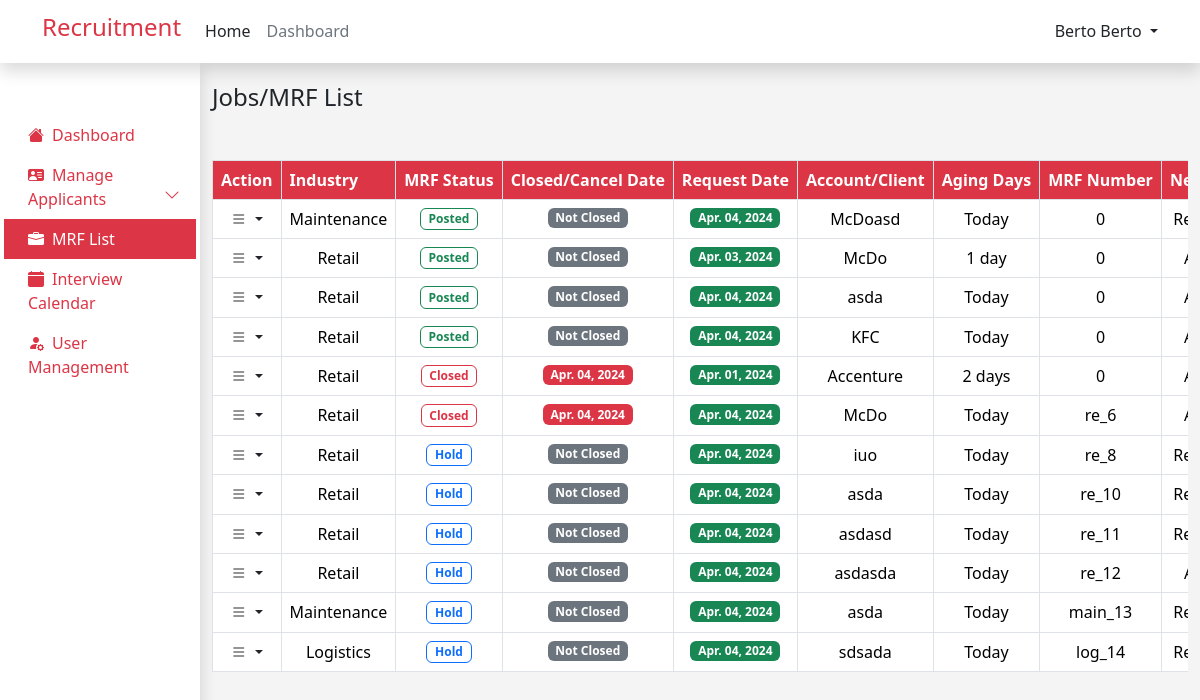
Before: /admin/mrf_list.php (signed in) with the older database file.
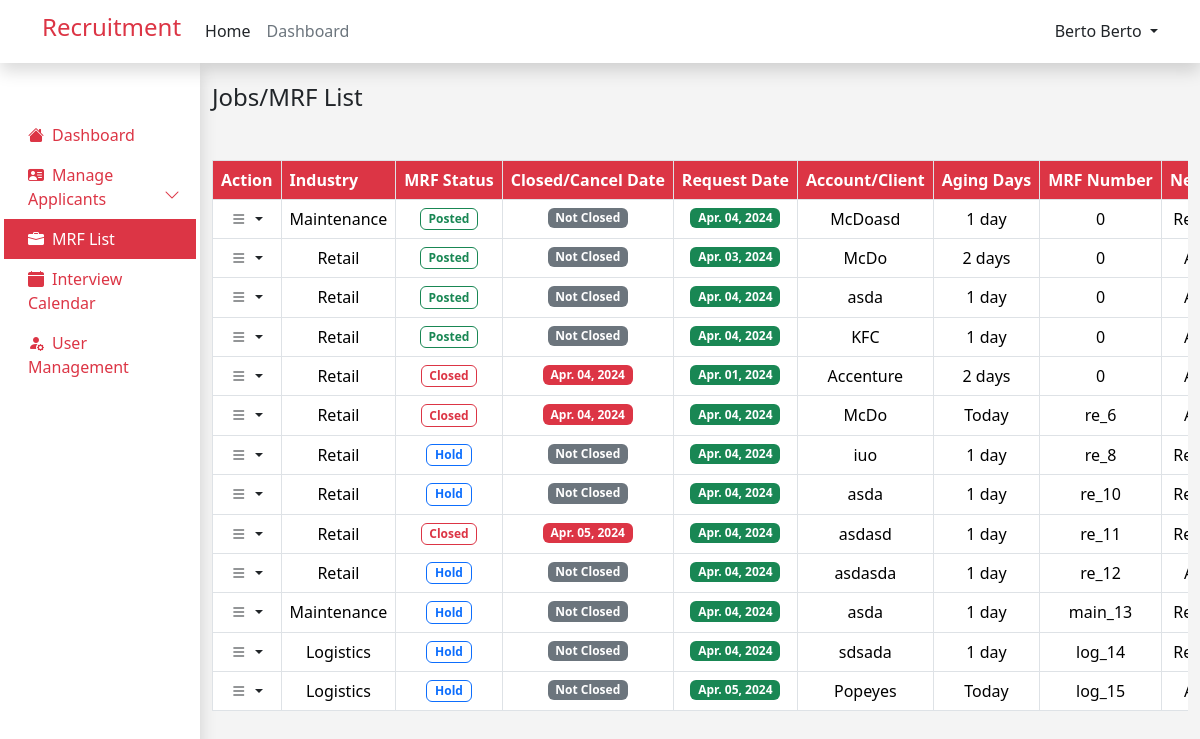
After: the same page with the newer database file.
### tables this page shows
CREATE TABLE `mrfs` (
  `id` int(11) NOT NULL,
  `industry` varchar(255) NOT NULL,
  `mrf_status` varchar(255) NOT NULL,
  `closed_date` date NOT NULL,
  `request_date` date NOT NULL DEFAULT current_timestamp(),
  `client` varchar(255) NOT NULL,
  `location` varchar(255) NOT NULL,
  `aging_days` varchar(255) NOT NULL,
  `mrf_number` varchar(255) NOT NULL,
  `new_request` varchar(255) NOT NULL,
  `head_count` int(11) NOT NULL,
  `job_position` varchar(255) NOT NULL,
  `contract_type` varchar(255) NOT NULL,
  `classification` varchar(255) NOT NULL,
  `placed` int(11) NOT NULL,
  `variance` int(11) NOT NULL,
  `cancel` int(11) NOT NULL,
  `job_description` text NOT NULL,
  `qualification` text NOT NULL,
  `remarks` text NOT NULL
);

### admin/mrf_list.php (the view, shortened to what this page needs)
<?php
include ('../admin/mrf_list_process.php');
$query = "SELECT * FROM mrfs";
$stmt = $conn->prepare($query);
$stmt->execute();
$result = $stmt->get_result();
include ('../components/header.php');
?>
<!DOCTYPE html>
<html lang="en">
<head>
</head>
<body style="background-color: #F4F4F4; ">
    <div class="container-fluid">
        <div class="row h-100">
            <div class="col-md-2 col-lg-3 col-xl-2 bg-white  p-0 m-0 d-lg-block shadow" style="min-height: 91vh;">
                <?php include ("../admin/admin_sidebar.php"); ?>
            </div>
            <div class="col-md-10 col-lg-9 col-xl-10  mt-3">
                <h4 class=" mt-1 mb-5 ">Jobs/MRF List</h4>
                <div class="table-responsive">
                    <table id="jobsTable" class="table table-hover table-bordered bg-white border">
                        <thead class="bg-danger ">
                            <tr>
                                <th class="bg-danger text-white nowrap">Action</th>
                                <th class="bg-danger text-white nowrap">Industry</th>
                                <th class="bg-danger text-white nowrap">MRF Status</th>
                                <th class="bg-danger text-white nowrap">Closed/Cancel Date</th>
                                <th class="bg-danger text-white nowrap">Request Date</th>
                                <th class="bg-danger text-white nowrap">Account/Client</th>
                                <th class="bg-danger text-white nowrap">Aging Days</th>
                                <th class="bg-danger text-white nowrap">MRF Number</th>
                                <th class="bg-danger text-white nowrap">New Request</th>
                            </tr>
                        </thead>
                        <tbody>
                            <?php
                            while ($row = mysqli_fetch_assoc($result)) {
                                ?>
                                <tr>
                                    <td class="text-center">
                                        <a href="#" class="link-danger text-decoration-none dropdown-toggle text-dark"
                                            id="dropdownUser2" data-bs-toggle="dropdown" aria-expanded="false">
                                            <i class="bi bi-list"></i>
                                        </a>
                                    </td>
                                    <td class="nowrap text-center">
                                        <?php echo $row['industry']; ?>
                                    </td>
                                    <td class="nowrap text-center">
                                        <?php
                                        $status = $row['mrf_status'];
                                        switch ($status) {
                                            case 'Post':
                                                ?>
                                                <span class=" badge badge border border-success text-success ">
                                                    Posted
                                                </span>
                                                <?php
                                                break;
                                            case 'Hold':
                                                ?>
                                                <span class=" badge badge border border-primary text-primary ">
                                                    Hold
                                                </span>
                                                <?php
                                                break;
                                                ?>
                                                <?php
                                            case 'Close':
                                                ?>
                                                <span class=" badge badge border border-danger text-danger ">
                                                    Closed
                                                </span>
                                                <?php
                                                break;
                                                ?>
                                                <?php
                                        }
                                        ?>
                                    </td>
                                    <td class="nowrap text-center">
                                        <?php
                                        if ($row['closed_date'] != "0000-00-00") {
                                            $formattedClosedDate = date("M. d, Y", strtotime($row['closed_date']));
                                            ?>
                                            <span class="badge text-bg-danger">
                                                <?php echo $formattedClosedDate; ?>
                                            </span>
                                            <?php
                                        } else {
                                            ?>
                                            <span class="badge text-bg-secondary">
                                                <?php echo "Not Closed"; ?>
                                            </span>
                                            <?php
                                        }
                                        ?>
                                    </td>
                                    <td class="nowrap text-center">
                                        <span class="badge text-bg-success">
                                            <?php
                                            $formattedClosedDate = date("M. d, Y", strtotime($row['request_date']));
                                            echo $formattedClosedDate;
                                            ?>
                                        </span>
                                    </td>
                                    <td class="nowrap text-center">
                                        <?php echo $row['client']; ?>
                                    </td>
                                    <td class="nowrap text-center">
                                        <?php
                                        if ($row['aging_days'] == 0) {
                                            echo "Today";
                                        } else {
                                            $agingDays = $row['aging_days'];
                                            $suffix = $agingDays == 1 ? "day" : "days";
                                            echo "$agingDays $suffix";
                                        }
                                        ?>
                                    </td>
                                    <td class="nowrap text-center">
                                        <?php echo $row['mrf_number']; ?>
                                    </td>
                                    <td class="nowrap text-center">
                                        <?php echo $row['new_request']; ?>
                                    </td>
                                </tr>
                                <?php
                            }
                            ?>
                        </tbody>
                    </table>
                </div>
            </div>
        </div>
    </div>
</body>
</html>

### components/header.php (shortened to what this page needs)
<html lang="en">
<head>
    <link href="https://cdn.jsdelivr.net/npm/bootstrap@5.3.3/dist/css/bootstrap.min.css" rel="stylesheet"
>
    <link rel="stylesheet" href="https://cdn.jsdelivr.net/npm/bootstrap-icons@1.10.5/font/bootstrap-icons.css">
    <link href="https://cdn.jsdelivr.net/npm/summernote@0.8.18/dist/summernote.min.css" rel="stylesheet">
    <link href="https://cdn.jsdelivr.net/npm/summernote@0.8.18/dist/summernote-lite.min.css" rel="stylesheet">
    <link rel="stylesheet" href="https://cdn.datatables.net/2.0.3/css/dataTables.dataTables.min.css">
    <?php
    if (isset($_SESSION['user_role']) && $_SESSION['user_role'] != 'user') {
        if (strpos($_SERVER['REQUEST_URI'], '/admin/') !== false) {
            ?>
            <link rel="stylesheet" href="../components/style.css">
            <?php
        } else {
            ?>
            <link rel="stylesheet" href="components/style.css">
            <?php
        }
    } else {
        ?>
        <link rel="stylesheet" href="components/style.css">
        <?php
    }
    ?>
</head>
<body>
    <?php
    if (isset($_SESSION['user_role']) && $_SESSION['user_role'] != 'user') {
        if (strpos($_SERVER['REQUEST_URI'], '/admin/') !== false) {
            include ('../components/header_content.php');
        } else {
            include ('components/header_content.php');
        }
    } else {
        include ('components/header_content.php');
    }
    ?>
</body>
</html>

### components/header_content.php (shortened to what this page needs)
<nav class="navbar navbar-expand-lg shadow bg-white">
    <div class="container">
        <a href="/recruitment" class="navbar-brand text-danger">
            <h4>Recruitment</h4>
        </a>
        <div class="collapse navbar-collapse justify-content-lg-start" id="navbarNav">
            <ul class="navbar-nav me-lg-auto mb-2 justify-content-center mb-md-0">
                <li class="nav-item">
                    <a href="/recruitment"
                        class="nav-link link-dark <?php echo ($_SERVER['REQUEST_URI'] == '/recruitment' || $_SERVER['REQUEST_URI'] == '/recruitment/' || $_SERVER['REQUEST_URI'] == '/recruitment/index.php') ? 'text-dark fw-bold' : 'text-dark'; ?>">
                        Home
                    </a>
                </li>
                <?php
                if (isset($_SESSION['user_role'])) {
                    if ($_SESSION['user_role'] !== 'user' && $_SESSION['user_role'] !== 'Operations') {
                        $adminDashboardUrl = "/recruitment/admin/home.php";
                        $href = $adminDashboardUrl;
                        $isActive = ($_SERVER['REQUEST_URI'] == $adminDashboardUrl || $_SERVER['REQUEST_URI'] == $adminDashboardUrl . '/') ? ' text-dark fw-bold' : ' text-secondary';
                        echo '
                        <li class="nav-item">
                            <a href="' . $href . '" class="nav-link  link-dark ' . $isActive . '">
                                Dashboard
                            </a>
                        </li>
                        ';
                    } else if ($_SESSION['user_role'] == 'Operations') {
                        $mrfUrl = "/recruitment/admin/add_mrf.php";
                        $href = $mrfUrl;
                        $isActive = ($_SERVER['REQUEST_URI'] == $mrfUrl || $_SERVER['REQUEST_URI'] == $mrfUrl . '/') ? ' text-dark fw-bold' : ' text-secondary';
                        echo '
                        <li class="nav-item">
                            <a href="' . $href . '" class="nav-link  link-dark ' . $isActive . '">
                                MRF
                            </a>
                        </li>
                        ';
                    }
                }
                ?>
            </ul>
            <div class="navbar-text text-end">
                <?php
                if (isset($_SESSION["user_id"])) {
                    $user = $_SESSION["user_name"];
                    echo '
                            <div class="row">
                                <div class="col-sm-1 dropdown d-flex justify-content-start">
                                    <a href="#" class="d-block link-danger text-decoration-none dropdown-toggle text-dark" id="dropdownUser2"
                                        data-bs-toggle="dropdown" aria-expanded="false">
                                        ' . $user . '
                                    </a>
                                    <ul class="dropdown-menu text-small shadow" aria-labelledby="dropdownUser2">
                                        <li><a class="dropdown-item" href="/recruitment/profile.php"><i class="bi bi-person-circle"></i> Profile</a></li>
                                        <li>
                                            <hr class="dropdown-divider">
                                        </li>
                                        <li><a class="dropdown-item" href="/recruitment/logout.php"><i class="bi bi-box-arrow-right"></i> Sign out</i></a></li>
                                    </ul>
                                </div>
                            </div>
                        ';
                } else {
                    echo '
                            <a href="login.php" class="btn btn-outline-danger me-2" style="border-radius: 0;">Login</a>
                            <a href="register.php" class="btn btn-danger" style="border-radius: 0;">Sign-up</a>
                        ';
                }
                ?>
            </div>
        </div>
    </div>
</nav>

### admin/admin_sidebar.php (shortened to what this page needs)
<div class="accordion p-1" id="accordionExample">
    <ul class="nav flex-column mt-5">
        <li>
            <a href="../admin/home.php"
                class="nav-link p-2 ps-4 <?php echo ($_SERVER['REQUEST_URI'] == '/recruitment/admin/home.php' || $_SERVER['REQUEST_URI'] == '/recruitment/admin/home.php/') ? 'border-end border-danger border-5 bg-danger text-white' : 'text-danger'; ?>">
                <i class="bi bi-house-fill me-2"></i>Dashboard
            </a>
        </li>
        <li>
            <a href="#"
                class="nav-link  bg-opacity-25 p-2 ps-4 text-danger <?php echo ($_SERVER['REQUEST_URI'] == '/recruitment/admin/pooling_applicant.php' || $_SERVER['REQUEST_URI'] == '/recruitment/admin/shortlisted_applicant.php' || $_SERVER['REQUEST_URI'] == '/recruitment/admin/identified_applicant.php') ? 'bg-danger' : ''; ?>"
                data-bs-toggle="collapse" data-bs-target="#manageApplicantCollapse" aria-expanded="true">
                <i class="bi bi-person-vcard-fill me-2"></i>Manage Applicants<i
                    class="bi bi-chevron-down me-2 float-end"></i>
            </a>
        </li>
        <li>
            <a href="../admin/mrf_list.php"
                class="nav-link p-2 ps-4  <?php echo ($_SERVER['REQUEST_URI'] == '/recruitment/admin/mrf_list.php') ? 'border-end border-danger border-5 bg-danger text-white' : 'text-danger'; ?>">
                <i class="bi bi-briefcase-fill me-2"></i>MRF List
            </a>
        </li>
        <li>
            <a href="../admin/interview_calendar.php"
                class="nav-link p-2 ps-4 <?php echo ($_SERVER['REQUEST_URI'] == '/recruitment/admin/interview_calendar.php' || $_SERVER['REQUEST_URI'] == '/recruitment/admin/interview_calendar.php/') ? 'border-end border-danger border-5 bg-danger text-white' : 'text-danger'; ?>">
                <i class="bi bi-calendar-fill me-2"></i>Interview Calendar
            </a>
        </li>
        <?php
        if ($_SESSION['user_role'] == 'Super Admin') {
            ?>
            <li>
                <a href="../admin/manage_user.php"
                    class="nav-link p-2 ps-4 <?php echo ($_SERVER['REQUEST_URI'] == '/recruitment/admin/manage_user.php' || $_SERVER['REQUEST_URI'] == '/recruitment/admin/manage_user.php/') ? 'border-end border-danger border-5 bg-danger text-white' : 'text-danger'; ?>">
                    <i class="bi bi-person-fill-gear me-2"></i>User Management
                </a>
            </li>
            <?php
        }
        ?>
    </ul>
</div>

### admin/mrf_list.php (style rules this page uses)
.nowrap { white-space: nowrap; }

Changed rows visible on the page:
changed mrfs "McDoasd": aging_days (not shown) → "1"; aging_days (not shown) → "day"; no longer shows "Today"
changed mrfs "Apr. 03, 2024": aging_days "1" → "2"; aging_days "day" → "days"
changed mrfs (number 3 of 13 on the later page): aging_days (not shown) → "1"; aging_days (not shown) → "day"; no longer shows "Today"
changed mrfs "KFC": aging_days (not shown) → "1"; aging_days (not shown) → "day"; no longer shows "Today"
changed mrfs "iuo": aging_days (not shown) → "1"; aging_days (not shown) → "day"; no longer shows "Today"
changed mrfs "re_10": aging_days (not shown) → "1"; aging_days (not shown) → "day"; no longer shows "Today"
changed mrfs "asdasd": closed_date (not shown) → "Apr. 05, 2024"; aging_days (not shown) → "1"; aging_days (not shown) → "day"; mrf_status "Hold" → "Closed"; no longer shows "Not Closed"; no longer shows "Today"
changed mrfs "asdasda": aging_days (not shown) → "1"; aging_days (not shown) → "day"; no longer shows "Today"
changed mrfs "main_13": aging_days (not shown) → "1"; aging_days (not shown) → "day"; no longer shows "Today"
changed mrfs "sdsada": aging_days (not shown) → "1"; aging_days (not shown) → "day"; no longer shows "Today"
added mrfs: industry "Logistics", mrf_status "Hold", closed_date "Not Closed", request_date "Apr. 05, 2024", client "Popeyes", aging_days "Today", mrf_number "log_15"
